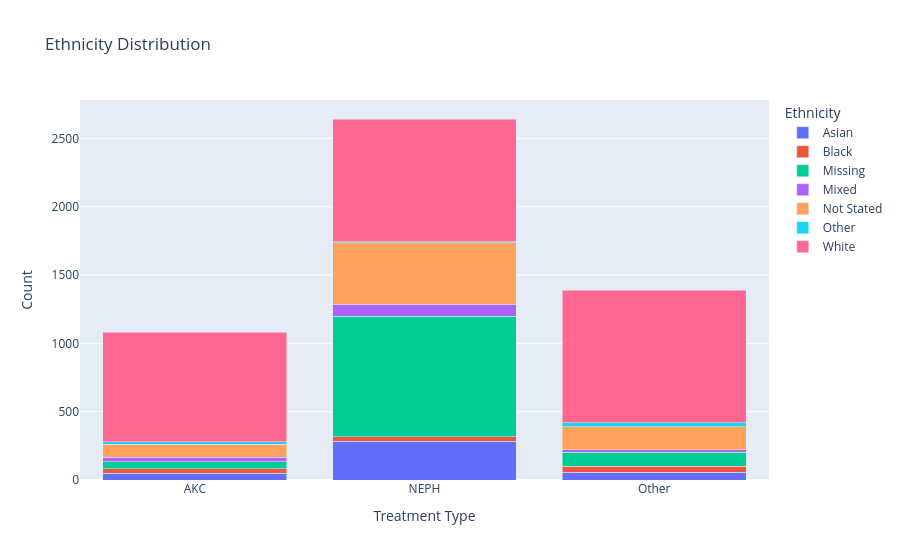

The code cell stored with this chart in its notebook:
### Code cell
import plotly.express as px

# plot each of the demographic measures over the most recent quarter
year_max = filtered_df['year'].max()
quarter_max = filtered_df[filtered_df['year'] == year_max]['quarter'].max()

# filter dataframe to most recent year and quarter
most_recent_demog = filtered_df[
    (filtered_df['year'] == year_max) 
    & (filtered_df['quarter'] == quarter_max)
]

# plot ethnicity
ethnicity_agg = most_recent_demog[
    most_recent_demog["variable2"] == "Ethnicity"
].groupby(["variable","dialtplt"])["value"].sum()


# Create stacked bar chart
fig = px.bar(
    ethnicity_agg.reset_index(),
    x="dialtplt",          # e.g. dialysis or transplant
    y="value",
    color="variable",      # e.g. ethnic categories
    title="Ethnicity Distribution",
    labels={"dialtplt": "Treatment Type", "value": "Count", "variable": "Ethnicity"},
    barmode="stack"
)

fig.show()

### Figure 1 — Plotly figure (JSON) as saved in the notebook; plotly's stock layout.template omitted (floating-point values rounded to 4 significant figures)
{"data": [{"alignmentgroup": "True", "hovertemplate": "Ethnicity=Asian<br>Treatment Type=%{x}<br>Count=%{y}<extra></extra>", "legendgroup": "Asian", "marker": {"color": "#636efa", "pattern": {"shape": ""}}, "name": "Asian", "offsetgroup": "Asian", "orientation": "v", "showlegend": true, "textposition": "auto", "type": "bar", "x": ["AKC", "NEPH", "Other"], "xaxis": "x", "y": [49, 283, 56], "yaxis": "y"}, {"alignmentgroup": "True", "hovertemplate": "Ethnicity=Black<br>Treatment Type=%{x}<br>Count=%{y}<extra></extra>", "legendgroup": "Black", "marker": {"color": "#EF553B", "pattern": {"shape": ""}}, "name": "Black", "offsetgroup": "Black", "orientation": "v", "showlegend": true, "textposition": "auto", "type": "bar", "x": ["AKC", "NEPH", "Other"], "xaxis": "x", "y": [32, 32, 43], "yaxis": "y"}, {"alignmentgroup": "True", "hovertemplate": "Ethnicity=Missing<br>Treatment Type=%{x}<br>Count=%{y}<extra></extra>", "legendgroup": "Missing", "marker": {"color": "#00cc96", "pattern": {"shape": ""}}, "name": "Missing", "offsetgroup": "Missing", "orientation": "v", "showlegend": true, "textposition": "auto", "type": "bar", "x": ["AKC", "NEPH", "Other"], "xaxis": "x", "y": [54, 883, 104], "yaxis": "y"}, {"alignmentgroup": "True", "hovertemplate": "Ethnicity=Mixed<br>Treatment Type=%{x}<br>Count=%{y}<extra></extra>", "legendgroup": "Mixed", "marker": {"color": "#ab63fa", "pattern": {"shape": ""}}, "name": "Mixed", "offsetgroup": "Mixed", "orientation": "v", "showlegend": true, "textposition": "auto", "type": "bar", "x": ["AKC", "NEPH", "Other"], "xaxis": "x", "y": [30, 89, 19], "yaxis": "y"}, {"alignmentgroup": "True", "hovertemplate": "Ethnicity=Not Stated<br>Treatment Type=%{x}<br>Count=%{y}<extra></extra>", "legendgroup": "Not Stated", "marker": {"color": "#FFA15A", "pattern": {"shape": ""}}, "name": "Not Stated", "offsetgroup": "Not Stated", "orientation": "v", "showlegend": true, "textposition": "auto", "type": "bar", "x": ["AKC", "NEPH", "Other"], "xaxis": "x", "y": [95, 449, 168], "yaxis": "y"}, {"alignmentgroup": "True", "hovertemplate": "Ethnicity=Other<br>Treatment Type=%{x}<br>Count=%{y}<extra></extra>", "legendgroup": "Other", "marker": {"color": "#19d3f3", "pattern": {"shape": ""}}, "name": "Other", "offsetgroup": "Other", "orientation": "v", "showlegend": true, "textposition": "auto", "type": "bar", "x": ["AKC", "NEPH", "Other"], "xaxis": "x", "y": [20, 9, 30], "yaxis": "y"}, {"alignmentgroup": "True", "hovertemplate": "Ethnicity=White<br>Treatment Type=%{x}<br>Count=%{y}<extra></extra>", "legendgroup": "White", "marker": {"color": "#FF6692", "pattern": {"shape": ""}}, "name": "White", "offsetgroup": "White", "orientation": "v", "showlegend": true, "textposition": "auto", "type": "bar", "x": ["AKC", "NEPH", "Other"], "xaxis": "x", "y": [802, 897, 969], "yaxis": "y"}], "layout": {"barmode": "stack", "legend": {"title": {"text": "Ethnicity"}, "tracegroupgap": 0}, "title": {"text": "Ethnicity Distribution"}, "xaxis": {"anchor": "y", "domain": [0, 1], "title": {"text": "Treatment Type"}}, "yaxis": {"anchor": "x", "domain": [0, 1], "title": {"text": "Count"}}}}
